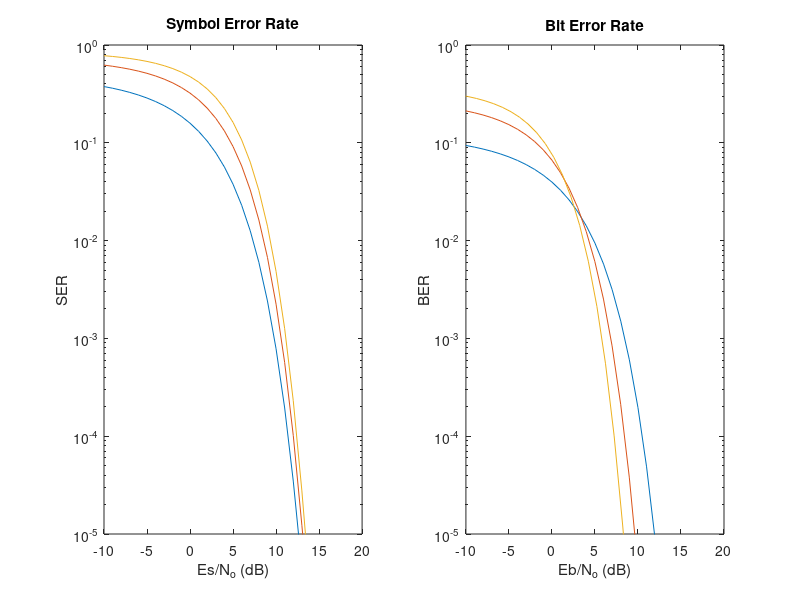

Reproduce this figure in MATLAB.
% Morth
%
% K. Bell
% 11/22/99


Es_No = 10.^([-10:1:20]/10);   % Es (dB)
na = length(Es_No);

Pseint = zeros(3,na);

dz = 0.01;
z = [-5:dz:5];
pz = exp(-0.5*(z.^2))/sqrt(2*pi);

% erfc*(x) = 0.5*erfc(x/sqrt(2))
M = [2 4 8];
nm = length(M);
for m=1:nm   
   K = log2(M(m));
   Eb_No(m,:) = Es_No/K;
   
   for n=1:na
      n
      p2 = (1-0.5*erfc((z+sqrt(Es_No(n)*2))/sqrt(2))).^(M(m)-1);
      Pseint(m,n) = 1-sum(p2.*pz)*dz;
   end
   
   Pb(m,:) = Pseint(m,:)*0.5*(M(m)-1)/M(m);
end

figure(1);
subplot(1,2,1)
semilogy(10*log10(Es_No),Pseint)
axis([-10 20 1e-5 1])

title(['Symbol Error Rate'])
xlabel('Es/N_o (dB)')
ylabel('SER')
hold off

subplot(1,2,2)
for m=1:nm
   semilogy(10*log10(Eb_No(m,:)),Pb(m,:))
   hold on
end
title(['Bit Error Rate'])
xlabel('Eb/N_o (dB)')
ylabel('BER')
hold off
axis([-10 20 1e-5 1])
